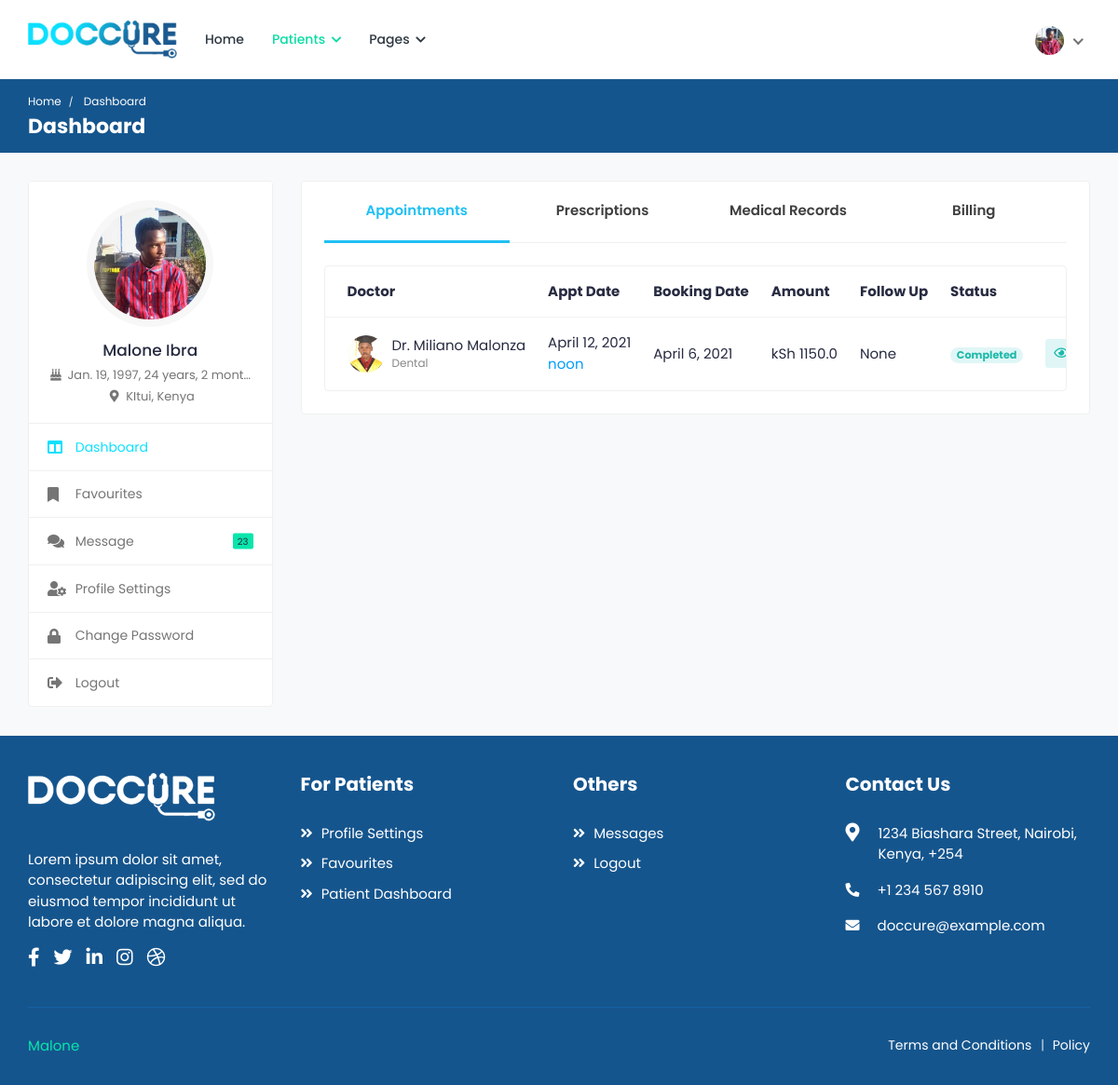
/patients/ (signed in), run on the app's committed database.
### appointments/models.py (models this page shows, shortened)
class Patient(models.Model):
	user = models.OneToOneField(User, on_delete=models.CASCADE)
	image = models.ImageField('Profile Image', upload_to='Image/Patient/Profile/',
		max_length=500, default='dummy.png')
	first_name = models.CharField('First Name', max_length=50)
	second_name = models.CharField('Second Name', max_length=50)
	d_o_b = models.DateField('Date Of Birth')
	gender = models.CharField('Gender', max_length=10)
	email = models.CharField('Email', max_length=50)
	phone_no = models.CharField('Phone Number', max_length=20)
	blood_group = models.CharField('Blood Group', max_length=5)
	country = models.CharField('Country', max_length=50)
	county = models.CharField('County', max_length=50)
	town = models.CharField('Town', max_length=50)
	street_lane = models.CharField('Street/Lane', max_length=50)
	def __str__(self):
		return self.first_name +' '+self.second_name

class Appointment(models.Model):
	doctor = models.ForeignKey(Doctor, on_delete=models.CASCADE)
	patient = models.ForeignKey(Patient, on_delete=models.CASCADE)
	purpose = models.CharField('Purpose', max_length=50)
	category = models.CharField('Type', max_length=50)
	amount = models.FloatField('Amount', default=0.00)
	status = models.CharField('Status', max_length=50)
	date = models.DateTimeField('Appointment Date', auto_now_add=True)
	booking_date = models.DateTimeField('Booking Date')
	follow_up_date = models.DateTimeField('Follow Up', null=True)

class Doctor(models.Model):
	user = models.OneToOneField(User, on_delete=models.CASCADE)
	image = models.ImageField('Profile Image', upload_to='Image/Doctors',
		max_length=500, default='dummy.png')
	first_name = models.CharField('First Name', max_length=50)
	second_name =  models.CharField('Second Name', max_length=50)
	title = models.CharField('Title', max_length=200, default='Dr.')
	phone_no = models.CharField('Phone Number', max_length=50)
	email = models.EmailField('Email', max_length=250)
	gender = models.CharField('Gender', max_length=10)
	d_o_b = models.DateField('Date of Birth', blank=True)
	biography = models.CharField('Biography', max_length=1000, blank=True)
	address_line1 = models.CharField('Address Line 1', max_length=200, blank=True)
	address_line2 = models.CharField('Address Line 2', max_length=200, blank=True)
	country = models.CharField('Country', max_length=100, blank=True)
	county = models.CharField('County', max_length=100, blank=True)
	town = models.CharField('Town', max_length=100, blank=True)
	pricing =  models.FloatField('Amount', default=0.00)
	services = models.CharField('Services', max_length=1000, blank=True)
	specialization = models.CharField('Specialization', max_length=1000, blank=True)
	clinic = models.CharField('Clinic', max_length=100, blank=True)
	clinic_address = models.CharField('Clinic Address', max_length=100, blank=True)
	speciality = models.OneToOneField(Speciality, on_delete=models.CASCADE)
	''' user, image, first_name, second_name, title, phone_no, email, gender, d_o_b, biography,
	address_line1, address_line2, country, county, town, pricing, services, specialization, clinic,
	clinic_address, speciality'''
	def full_name(self):
		return self.title + " " + self.first_name + " " + self.second_name

### appointments/views.py (the view)
# urls.py: path('patients/', views.patient_dashboard, name='patient-dashboard'),
@login_required(login_url='/login/')
@user_passes_test(check_patient, login_url='/login/')
@user_passes_test(check_settings, login_url='/patients/profile-settings/')
def patient_dashboard(request):
	profile = Patient.objects.get(user=request.user.id)
	appointments = Appointment.objects.filter(patient=profile.id)
	prescriptions = Prescription.objects.filter(patient=profile.id)
	medical_records = MedicalRecord.objects.filter(patient=profile.id)
	invoices = Invoice.objects.filter(patient=profile.id)
	return render(request, 'patients/patient-dashboard.html', {"profile": profile, "appointments": appointments,
		'prescriptions': prescriptions, 'medical_records': medical_records, 'invoices': invoices})

### appointments/models.py (called while the page is built)
	def valid(self):
		duration = dt.timedelta(days=self.days)
		end_date = self.date + duration
		now = timezone.now()
		if now<end_date:
			return True
		else:
			return False

	def end_date(self):
		duration = dt.timedelta(days=self.days)
		end_date = self.date + duration
		return end_date

### appointments/views.py (called while the page is built)
def check_patient(user):
	group = user.groups.get()
	return group.name == 'patients_group'

def check_settings(user):
	profile = Patient.objects.filter(user=user.id)
	return profile.count()>=1

### appointments/templates/patients/patient-dashboard.html (shortened to what this page needs)
{% extends "patients/base.html" %}
{% load static %}
{% block breadcrumb %}Dashboard{% endblock %}
{% block breadcrumb1 %}Dashboard{% endblock %}
{% block sidenav %}
	<ul>
		<li class="active">
			<a href="{% url 'patient-dashboard' %}">
				<i class="fas fa-columns"></i>
				<span>Dashboard</span>
			</a>
		</li>
		<li>
			<a href="{% url 'favourites' %}">
				<i class="fas fa-bookmark"></i>
				<span>Favourites</span>
			</a>
		</li>
		<li>
			<a href="{% url 'chat' %}">
				<i class="fas fa-comments"></i>
				<span>Message</span>
				<small class="unread-msg">23</small>
			</a>
		</li>
		<li>
			<a href="{% url 'profile-settings' %}">
				<i class="fas fa-user-cog"></i>
				<span>Profile Settings</span>
			</a>
		</li>
		<li>
			<a href="{% url 'change-password' %}">
				<i class="fas fa-lock"></i>
				<span>Change Password</span>
			</a>
		</li>
		<li>
			<a href="{% url 'logout' %}">
				<i class="fas fa-sign-out-alt"></i>
				<span>Logout</span>
			</a>
		</li>
	</ul>
{% endblock %}
{% block content %}
<div class="col-md-7 col-lg-8 col-xl-9">
	<div class="card">
		<div class="card-body pt-0">
			<nav class="user-tabs mb-4">
				<ul class="nav nav-tabs nav-tabs-bottom nav-justified">
					<li class="nav-item">
						<a class="nav-link active" href="#pat_appointments" data-toggle="tab">Appointments</a>
					</li>
					<li class="nav-item">
						<a class="nav-link" href="#pat_prescriptions" data-toggle="tab">Prescriptions</a>
					</li>
					<li class="nav-item">
						<a class="nav-link" href="#pat_medical_records" data-toggle="tab"><span class="med-records">Medical Records</span></a>
					</li>
					<li class="nav-item">
						<a class="nav-link" href="#pat_billing" data-toggle="tab">Billing</a>
					</li>
				</ul>
			</nav>
			<div class="tab-content pt-0">
				<div id="pat_appointments" class="tab-pane fade show active">
					<div class="card card-table mb-0">
						<div class="card-body">
							<div class="table-responsive">
								<table class="table table-hover table-center mb-0">
									<thead>
										<tr>
											<th>Doctor</th>
											<th>Appt Date</th>
											<th>Booking Date</th>
											<th>Amount</th>
											<th>Follow Up</th>
											<th>Status</th>
											<th></th>
										</tr>
									</thead>
									<tbody>
									{% for appointment in appointments %}
										<tr>
											<td>
												<h2 class="table-avatar">
													<a href="{% url 'doctor-profile' appointment.doctor.full_name|slugify appointment.doctor.id %}" class="avatar avatar-sm mr-2">
														<img class="avatar-img rounded-circle" src="{{appointment.doctor.image.url}}" alt="User Image">
													</a>
													<a href="{% url 'doctor-profile' appointment.doctor.full_name|slugify appointment.doctor.id %}">{{appointment.doctor.full_name}} <span>Dental</span></a>
												</h2>
											</td>
											<td>{{appointment.booking_date.date}} <span class="d-block text-info">{{appointment.booking_date.time}}</span></td>
											<td>{{appointment.date.date}}</td>
											<td>kSh {{appointment.amount}}</td>
											<td>{{appointment.follow_up_date}}</td>
											{% if appointment.status == 'WAIT' %}
												<td><span class="badge badge-pill bg-warning-light">Pending</span></td>
											{% elif appointment.status == 'ACCEPTTED' %}
												<td><span class="badge badge-pill bg-success-light">Confirm</span></td>
											{% elif appointment.status == 'CANCELLED' %}
												<td><span class="badge badge-pill bg-danger-light">Cancelled</span></td>
											{% elif appointment.status == 'COMPLETED' %}
												<td><span class="badge badge-pill bg-info-light">Completed</span></td>
											{% endif %}
											<td class="text-right">
												<div class="table-action">
													<a href="javascript:void(0);" class="btn btn-sm bg-info-light"  data-toggle="modal" data-target="#appt{{appointment.id}}_details">
														<i class="far fa-eye"></i> View
													</a>
												</div>
											</td>
										</tr>
									{% endfor %}
									</tbody>
								</table>
							</div>
						</div>
					</div>
				</div>
			</div>
		</div>
	</div>
</div>
{% endblock %}

### appointments/templates/patients/base.html (shortened to what this page needs)
<!DOCTYPE html>
<html lang="en">
<head>
		{% load static %}
		<link rel="stylesheet" href="{% static 'cas/css/bootstrap.min.css' %}">
		<link rel="stylesheet" href="{% static 'cas/plugins/fontawesome/css/fontawesome.min.css' %}">
		<link rel="stylesheet" href="{% static 'cas/plugins/fontawesome/css/all.min.css' %}">
		<link rel="stylesheet" href="{% static 'cas/css/style.css' %}">
	</head>
	<body>
		<div class="main-wrapper">
			<header class="header">
				<nav class="navbar navbar-expand-lg header-nav">
					<div class="navbar-header">
						<a href="{% url 'index' %}" class="navbar-brand logo">
							<img src="{% static 'cas/img/logo.png' %}" class="img-fluid" alt="Logo">
						</a>
					</div>
					<div class="main-menu-wrapper">
						<ul class="main-nav">
							<li>
								<a href="{% url 'index' %}">Home</a>
							</li>
							<li class="has-submenu active">
								<a href="#">Patients <i class="fas fa-chevron-down"></i></a>
							</li>
							<li class="has-submenu">
								<a href="#">Pages <i class="fas fa-chevron-down"></i></a>
							</li>
						</ul>
					</div>
					<ul class="nav header-navbar-rht">
						<li class="nav-item dropdown has-arrow logged-item">
							<a href="#" class="dropdown-toggle nav-link" data-toggle="dropdown">
								<span class="user-img">
									<img class="rounded-circle" src="{{profile.image.url}}" width="31" alt="{{user.first_name}} {{user.last_name}}">
								</span>
							</a>
						</li>
					</ul>
				</nav>
			</header>
			<div class="breadcrumb-bar">
				<div class="container-fluid">
					<div class="row align-items-center">
						<div class="col-md-12 col-12">
							<nav aria-label="breadcrumb" class="page-breadcrumb">
								<ol class="breadcrumb">
									<li class="breadcrumb-item"><a href="{% url 'patient-dashboard' %}">Home</a></li>
									<li class="breadcrumb-item active" aria-current="page">
										{% block breadcrumb1 %} {% endblock %}
									</li>
								</ol>
							</nav>
							<h2 class="breadcrumb-title">
								{% block breadcrumb %} {% endblock %}
							</h2>
						</div>
					</div>
				</div>
			</div>
			<div class="content">
				<div class="container-fluid">
					<div class="row">
						<div class="col-md-5 col-lg-4 col-xl-3 theiaStickySidebar">
							<div class="profile-sidebar">
								<div class="widget-profile pro-widget-content">
									<div class="profile-info-widget">
										<a href="{% url 'patient-dashboard' %}" class="booking-doc-img">
											<img src="{{profile.image.url}}" alt="User Image">
										</a>
										<div class="profile-det-info">
											<h3>{{user.first_name}} {{user.last_name}}</h3>
											{% if profile != None %}
											<div class="patient-details">
												<h5><i class="fas fa-birthday-cake"></i> {{profile.d_o_b}}, {{ profile.d_o_b|timesince }}</h5>
												<h5 class="mb-0"><i class="fas fa-map-marker-alt"></i> {{profile.county}}, {{profile.country}}</h5>
											</div>
											{% endif %}
										</div>
									</div>
								</div>
								<div class="dashboard-widget">
									<nav class="dashboard-menu">
									{% block sidenav %}
									{% endblock %}
									</nav>
								</div>
							</div>
						</div>
						{% block content %}
						{% endblock %}
					</div>
				</div>
			</div>
			<footer class="footer">
				<div class="footer-top">
					<div class="container-fluid">
						<div class="row">
							<div class="col-lg-3 col-md-6">
								<div class="footer-widget footer-about">
									<div class="footer-logo">
										<img src="{% static 'cas/img/footer-logo.png' %}" alt="logo">
									</div>
									<div class="footer-about-content">
										<p>Lorem ipsum dolor sit amet, consectetur adipiscing elit, sed do eiusmod tempor incididunt ut labore et dolore magna aliqua. </p>
										<div class="social-icon">
											<ul>
												<li>
													<a href="#" target="_blank"><i class="fab fa-facebook-f"></i> </a>
												</li>
												<li>
													<a href="#" target="_blank"><i class="fab fa-twitter"></i> </a>
												</li>
												<li>
													<a href="#" target="_blank"><i class="fab fa-linkedin-in"></i></a>
												</li>
												<li>
													<a href="#" target="_blank"><i class="fab fa-instagram"></i></a>
												</li>
												<li>
													<a href="#" target="_blank"><i class="fab fa-dribbble"></i> </a>
												</li>
											</ul>
										</div>
									</div>
								</div>
							</div>
							<div class="col-lg-3 col-md-6">
								<div class="footer-widget footer-menu">
									<h2 class="footer-title">For Patients</h2>
									<ul>
										<li><a href="{% url 'profile-settings' %}"><i class="fas fa-angle-double-right"></i> Profile Settings</a></li>
										<li><a href="{% url 'favourites' %}"><i class="fas fa-angle-double-right"></i> Favourites</a></li>
										<li><a href="{% url 'patient-dashboard' %}"><i class="fas fa-angle-double-right"></i> Patient Dashboard</a></li>
									</ul>
								</div>
							</div>
							<div class="col-lg-3 col-md-6">
								<div class="footer-widget footer-menu">
									<h2 class="footer-title">Others</h2>
									<ul>
										<li><a href="{% url 'chat' %}"><i class="fas fa-angle-double-right"></i> Messages</a></li>
										<li><a href="{% url 'logout' %}"><i class="fas fa-angle-double-right"></i> Logout</a></li>
									</ul>
								</div>
							</div>
							<div class="col-lg-3 col-md-6">
								<div class="footer-widget footer-contact">
									<h2 class="footer-title">Contact Us</h2>
									<div class="footer-contact-info">
										<div class="footer-address">
											<span><i class="fas fa-map-marker-alt"></i></span>
											<p> 1234  Biashara Street, Nairobi,<br> Kenya, +254 </p>
										</div>
										<p>
											<i class="fas fa-phone-alt"></i>
											+1 234 567 8910
										</p>
										<p class="mb-0">
											<i class="fas fa-envelope"></i>
											doccure@example.com
										</p>
									</div>
								</div>
							</div>
						</div>
					</div>
				</div>
                <div class="footer-bottom">
					<div class="container-fluid">
						<div class="copyright">
							<div class="row">
								<div class="col-md-6 col-lg-6">
									<div class="copyright-text">
										<p class="mb-0"><a href="https://github.com/MalonzaElkanah/">Malone</a></p>
									</div>
								</div>
								<div class="col-md-6 col-lg-6">
									<div class="copyright-menu">
										<ul class="policy-menu">
											<li><a href="{% url 'term-condition' %}">Terms and Conditions</a></li>
											<li><a href="{% url 'privacy-policy' %}">Policy</a></li>
										</ul>
									</div>
								</div>
							</div>
						</div>
					</div>
				</div>
			</footer>
		</div>
	</body>
</html>

### data on the page
Patient: image (picture), d_o_b "Jan. 19, 1997", d_o_b "24 years, 2 mont…", county "KItui", country "Kenya"
Appointment: doctor.image (picture), doctor.full_name "Dr. Miliano Malonza", booking_date "April 12, 2021", booking_date.time "noon", date "April 6, 2021", amount "1150.0", follow_up_date "None", status "Completed"

### other printed values
{{ user.first_name }} "Malone"
{{ user.last_name }} "Ibra"
